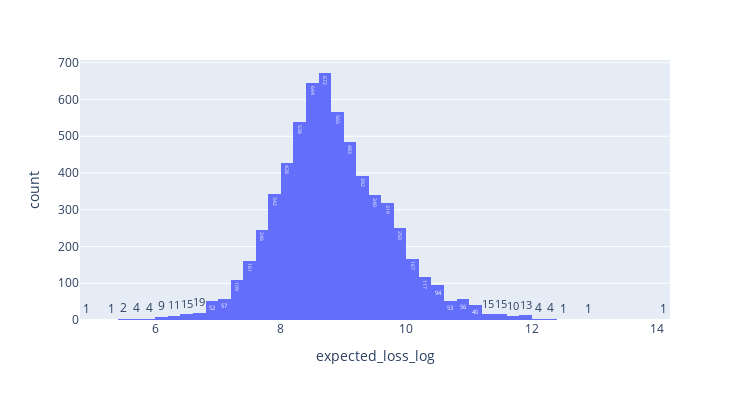

This figure's notebook cell:
### Code cell
fig = px.histogram(ram_plt, x='expected_loss_log', text_auto=True, height=400, width=750, nbins=50)
fig.show()

### Figure 1 — Plotly figure (JSON) as saved in the notebook; plotly's stock layout.template omitted (floating-point values rounded to 4 significant figures; data arrays with more than 128 entries replaced by an {"elided": "..."} marker saying what was removed)
{"data": [{"bingroup": "x", "hovertemplate": "expected_loss_log=%{x}<br>count=%{y}<extra></extra>", "legendgroup": "", "marker": {"color": "#636efa", "pattern": {"shape": ""}}, "name": "", "nbinsx": 50, "orientation": "v", "showlegend": false, "texttemplate": "%{value}", "type": "histogram", "x": {"elided": "6620 float values"}, "xaxis": "x", "yaxis": "y"}], "layout": {"barmode": "relative", "height": 400, "legend": {"tracegroupgap": 0}, "margin": {"t": 60}, "width": 750, "xaxis": {"anchor": "y", "domain": [0, 1], "title": {"text": "expected_loss_log"}}, "yaxis": {"anchor": "x", "domain": [0, 1], "title": {"text": "count"}}}}
